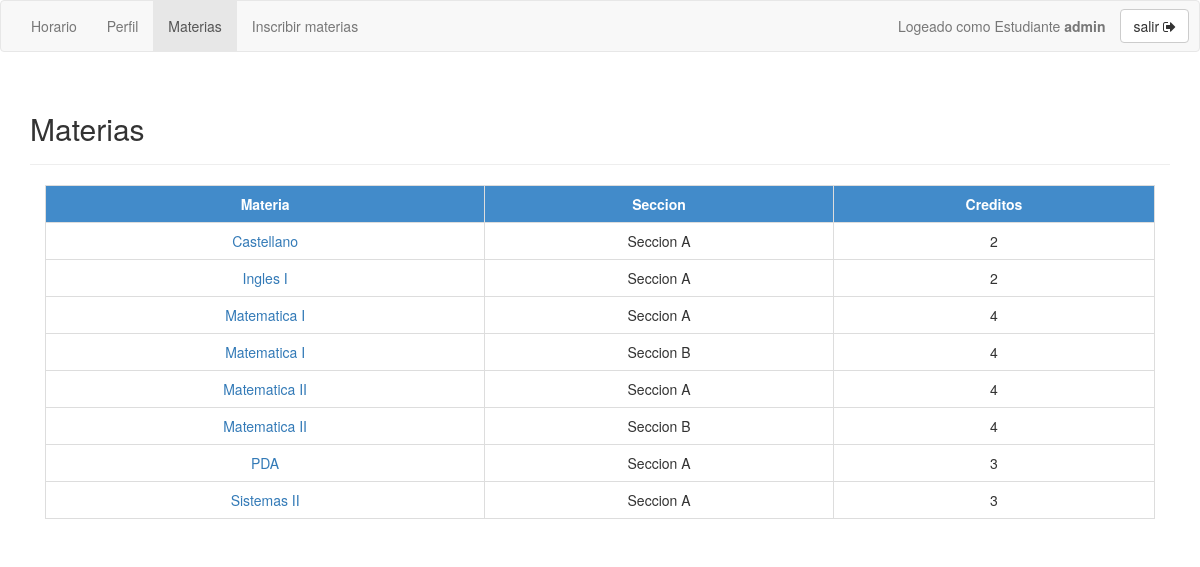
The page /estudiante/materias.php (signed in) on the database its author committed.
### tables this page shows
create table seccion(
	seccion_id int auto_increment,
	seccion_nombre varchar (50) not null,
	seccion_materia int not null,
	primary key (seccion_id),
    foreign key (seccion_materia) references materia (materia_id)
);

create table materia(
	materia_id int auto_increment,
	materia_nombre char (50) not null,
	materia_carrera int not null,
	materia_creditos int not null,
	materia_color varchar(20) not null,
	primary key (materia_id),
	foreign key (materia_carrera) references carrera (carrera_id)
);

### public/estudiante/materias.php (the view, shortened to what this page needs)
<?php
  if(isset($_SESSION["login"]) && ($_SESSION["login"]!=null)):
    include("../../src/dbconnect.php");
    $query = "SELECT * FROM seccion
    JOIN materia ON seccion.seccion_materia = materia.materia_id
    JOIN carrera ON materia.materia_carrera = carrera.carrera_id
    ORDER BY materia_nombre, seccion_nombre";
    $sql = mysql_query($query, $connect);
    include("header.php");
    include("navbar.php");
?>
<div class="container">
  <div class="page-header">
    <h2>Materias</h2>
  </div>
  <div class="col-xs-12 col-sm-12">
    <table class="table table-bordered table-custom">
      <tr>
        <th>Materia</th>
        <th>Seccion</th>
        <th>Creditos</th>
      </tr>
      <?php while($data = mysql_fetch_assoc($sql)): ?>
      <tr>
        <td>
          <a href="materia.php?seccion=<?php echo $data["seccion_id"] ?>">
            <?php echo $data["materia_nombre"] ?>
          </a>
        </td>
        <td>
          <?php echo $data["seccion_nombre"] ?>
        </td>
        <td>
          <?php echo $data["materia_creditos"] ?>
        </td>
      </tr>
      <?php endwhile ?>
    </table>
  </div>
</div>
<?php
  include('footer.php');
  else:
    header('location: ../error.php');
  endif;
?>

### public/custom.css (style rules this page uses)
.table-custom th { background: #428bca; color: white; text-align: center; }
.table-custom td { text-align: center; min-height: 37px; }

### rows shown on the page
seccion: seccion_materia.materia_nombre "Castellano", seccion_nombre "Seccion A", seccion_materia.materia_creditos "2"
seccion: seccion_materia.materia_nombre "Ingles I", seccion_nombre "Seccion A", seccion_materia.materia_creditos "2"
seccion: seccion_materia.materia_nombre "Matematica I", seccion_nombre "Seccion A", seccion_materia.materia_creditos "4"
seccion: seccion_materia.materia_nombre "Matematica I", seccion_nombre "Seccion B", seccion_materia.materia_creditos "4"
seccion: seccion_materia.materia_nombre "Matematica II", seccion_nombre "Seccion A", seccion_materia.materia_creditos "4"
seccion: seccion_materia.materia_nombre "Matematica II", seccion_nombre "Seccion B", seccion_materia.materia_creditos "4"
seccion: seccion_materia.materia_nombre "PDA", seccion_nombre "Seccion A", seccion_materia.materia_creditos "3"
seccion: seccion_materia.materia_nombre "Sistemas II", seccion_nombre "Seccion A", seccion_materia.materia_creditos "3"

### other values the page prints
$login "admin"
